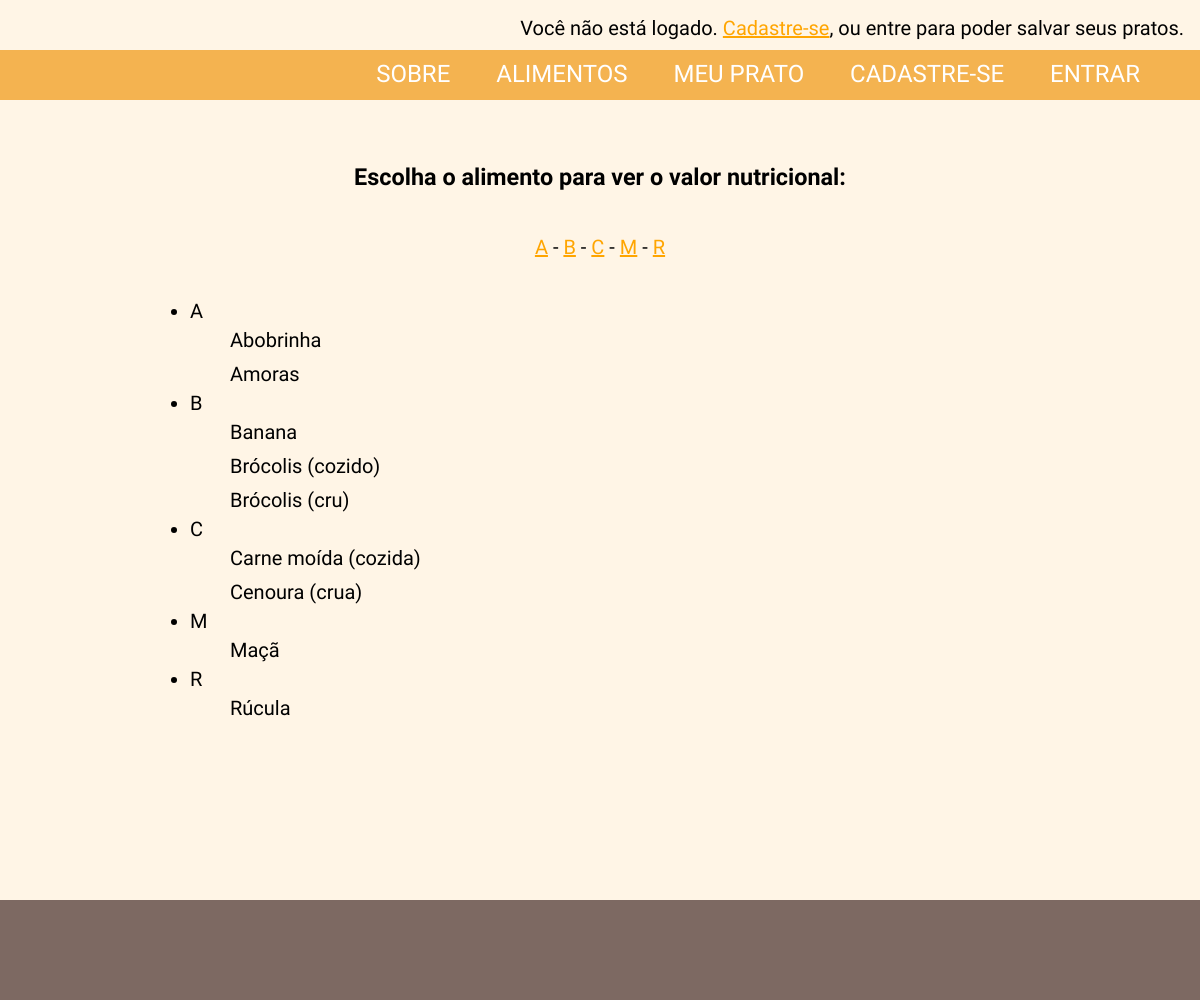
/alimentos, run on an earlier commit of the app's database.
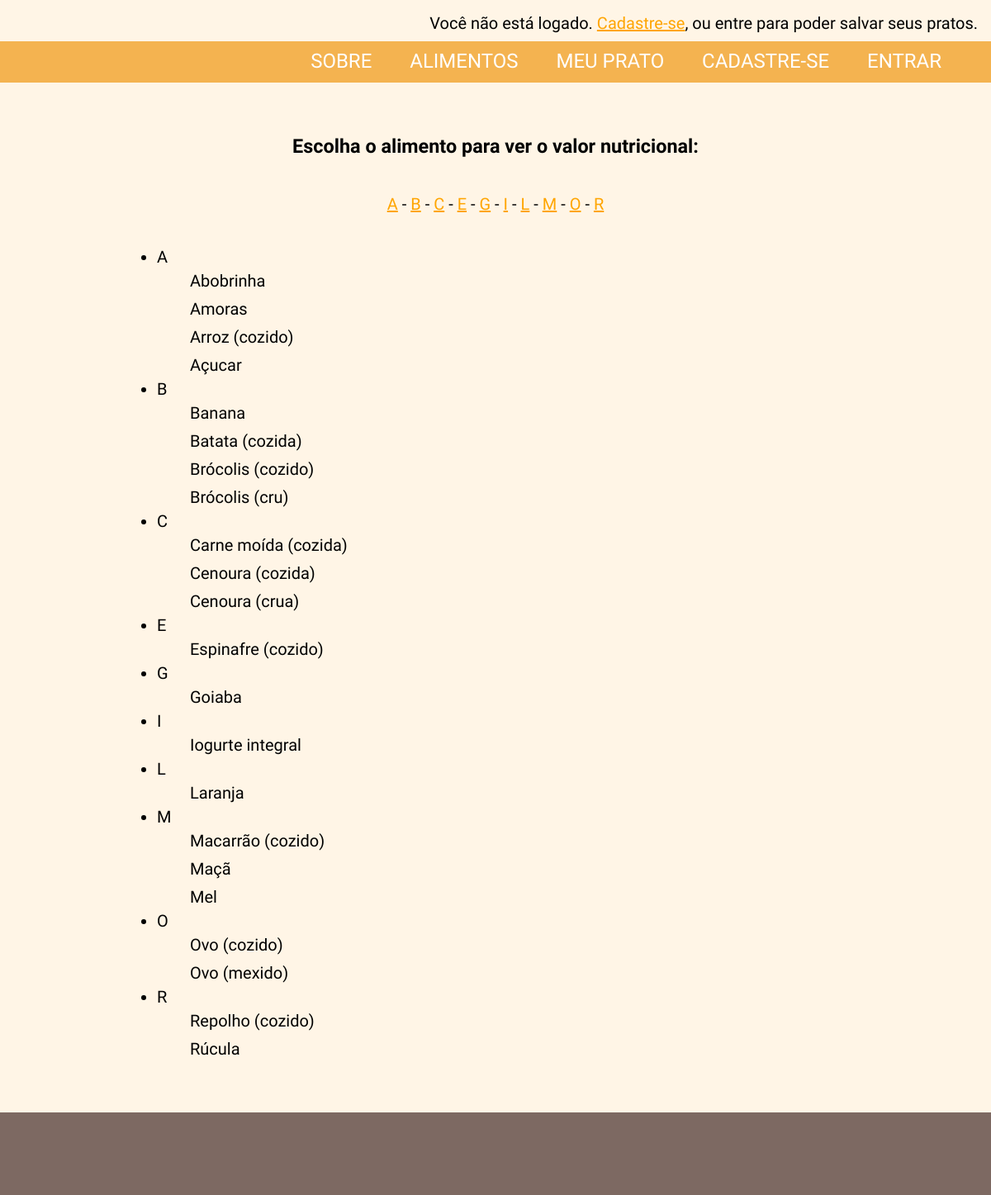
And on a later commit of the database.
### nutrizone/models.py (models this page shows, shortened)
class Food(models.Model):
	name = models.CharField(max_length=100)
	brname = models.CharField(max_length=100, default="")
	ndbno = models.IntegerField()
	altmeasurename = models.CharField(max_length=100, default="")
	altmeasuregram = models.FloatField(default=0)

### nutrizone/views.py (the view)
# urls.py: url(r'^alimentos$', views.foodlist, name='foodlist'),
def foodlist(request):
	foodList = Food.objects.all()
	for food in foodList:
		food.__setattr__('index', food.brname[0])#first letter of headline
	return render(request, 'foodlist.html', {'foodlist': foodList})

### nutrizone/templates/foodlist.html (shortened to what this page needs)
{% extends 'base.html' %}
{% load static %}
{% block css %}
<link rel="stylesheet" href="{% static 'foodlist.css' %}" type="text/css" charset="utf-8">
{% endblock css %}
{% block content %}
<div class="foodlist">
    {% regroup foodlist|dictsort:"index" by index as foodlist %}
    <h3 class="subtitle">Escolha o alimento para ver o valor nutricional:</h3>
    <p class="letter-index">
        {% for index in foodlist %}
        <a class="letter" href="#" id="{{index.grouper}}_link">{{index.grouper}}</a>
        <span> - </span>
        {% endfor %}
    </p>
    <ul class="foods">
	{% for index in foodlist %}
        <li id="{{index.grouper}}" class="grouper"> {{index.grouper}}
            <ul>
                {% for food in index.list|dictsort:"brname" %}
                <li class="food text-font"><a href="./nutrition/{{food.brname}}">{{food.brname}}</a></li>
                {% endfor %}
            </ul>
        </li>
	{% endfor %}
    </ul>
</div>
{% endblock %}

### nutrizone/templates/base.html (shortened to what this page needs)
{% load static %}
<!doctype html>
<head>
	<link rel="stylesheet" href="{% static 'template.css' %}" type="text/css" charset="utf-8">
	{% block css %}{% endblock css %}
</head>
<body class="fundo-laranja-claro">
	<header >
		<div class="mobile-hide">
			<div class="upper-menu fundo-branco">
			{% if request.user.is_authenticated %}
				<p class="welcome text-font">Bem-vindo, <span class="welcomelink">{{request.user.username}}</span>! Comece a calcular sua alimentação.</p>
			{% else %}
				<p class="welcome text-font">Você não está logado. <a class="welcomelink" href="{% url 'signup' %}">Cadastre-se</a>, ou <a id="welcomelink" href="{% url 'logmein' %}">entre</a> para poder salvar seus pratos.</p>
			{% endif %}
			</div>
			<nav class="navigation fundo-laranja fonte-nav">
				<ul class="navitems">
					<li><a href="{% url 'index' %}">SOBRE</a></li>
					<li><a href="{% url 'foodlist' %}">ALIMENTOS</a></li>
					<li><a href="{% url 'meal' %}">MEU PRATO</a></li>
					{% if request.user.is_authenticated %}
					<li class="dropdown"><a href="#">MINHA CONTA</a>
						<ul class="dropdowncontent">
							<li><a href="{% url 'account' %}" >MEUS DADOS</a></li>
							<hr class="baige-line">
							<li><a href="{% url 'mymeallist' %}" >PRATOS SALVOS</a></li>
						</ul>
					</li>
					<li><a href="{% url 'logmeout' %}">SAIR</a></li>
					{% else %}
					<li><a href="{% url 'signup' %}">CADASTRE-SE</a></li>
					<li><a href="{% url 'logmein' %}">ENTRAR</a></li>
					{% endif %}
				</ul>
			</nav>
		</div>
	</header>
    <section class="fundo-branco">
   		<div class="content">
    		<div class="description text-font">
				{% block content %} {% endblock %}
			</div>
		</div>
    </section>
    <footer style="background-color: #7D6962; height: 100px">
    </footer>
</body>

### nutrizone/static/template.css (style rules this page uses)
.fundo-branco { background-color: #FFF5E6; }
.fundo-laranja-claro { background-color: #FDE3A7; }
.fundo-laranja { background-color: #F4B350; }
a { text-decoration: none; color: inherit; }
body { margin: 0; }
.upper-menu { text-align: right; height: 50px; }
.welcome { padding: 16px; margin: 0; }
.welcomelink { text-decoration: underline; color: orange; }
.navigation { height:50px; }
.navitems { text-align: right; padding: 10px 40px 10px 40px; margin: 0; }
.navigation li { display: inline-flex; padding: 0 20px; }
.fonte-nav { font-size: 24px; color: #FFF; font-family: 'Fira Sans', sans-serif; }
.text-font { font-size: 20px; color: #000; font-family: 'Fira Sans', sans-serif; }
.content { position: relative; width: 1100px; height: 100%; margin: 0 auto; min-height: 800px; }
.description { padding: 20px; }
.subtitle { padding: 20px 100px; text-align: center }

### nutrizone/static/foodlist.css (style rules this page uses)
.foods { padding: 20px 120px; }
.food { list-style: none; padding: 5px 0; }
.letter-index { text-align: center; font-size: 20px; }
.letter { color: orange; text-decoration: underline; }

What changed in the data, as far as the page shows it:
added Food: brname "Arroz (cozido)", shown under "A"
added Food: brname "Açucar", shown under "A"
added Food: brname "Batata (cozida)", shown under "B"
added Food: brname "Cenoura (cozida)", shown under "C"
added Food: brname "Espinafre (cozido)", shown under "E"
added Food: brname "Goiaba", shown under "G"
added Food: brname "Iogurte integral", shown under "I"
added Food: brname "Laranja", shown under "L"
added Food: brname "Macarrão (cozido)", shown under "M"
added Food: brname "Mel", shown under "M"
added Food: brname "Ovo (cozido)", shown under "O"
added Food: brname "Ovo (mexido)", shown under "O"
added Food: brname "Repolho (cozido)", shown under "R"
Also different on the page:
new list line: "E -"
new list line: "G -"
new list line: "I -"
new list line: "L -"
new list line: "O -"
new list line: "E"
new list line: "G"
new list line: "I"
new list line: "L"
new list line: "O"
